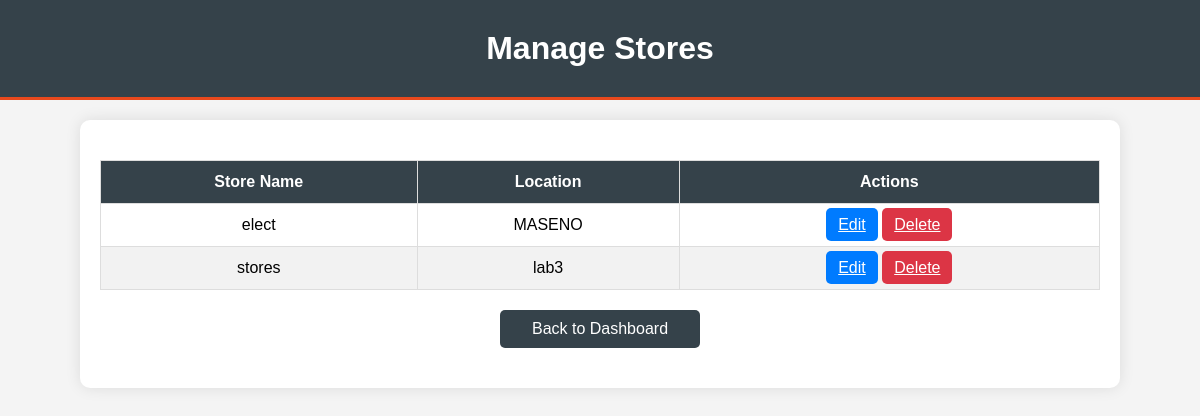
/dashboard/manage_stores/ (signed in), run on an earlier commit of the app's database.
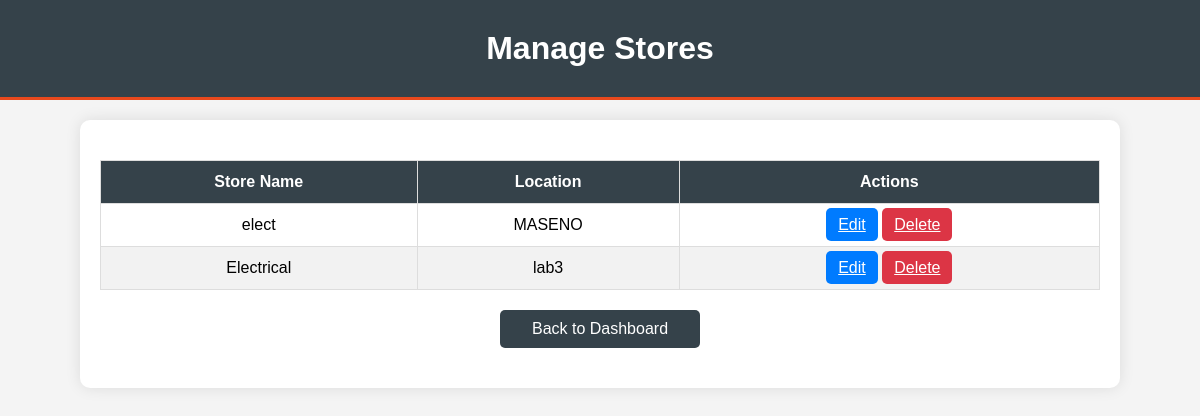
And on a later commit of the database.
### dashboard/models.py (models this page shows, shortened)
class Store(models.Model):
    name = models.CharField(max_length=255)
    location = models.CharField(max_length=255, blank=True, null=True)
    remarks = models.TextField(blank=True, null=True)

### dashboard/views.py (the view)
# urls.py: path('manage_stores/', views.manage_stores_view, name='manage_stores'),
@login_required
def manage_stores_view(request):
    stores = Store.objects.all()
    return render(request, 'manage_stores.html', {'stores': stores})

### dashboard/templates/manage_stores.html (shortened to what this page needs)
<!DOCTYPE html>
<html lang="en">
<head>
</head>
<body>
    <header>
        <h1>Manage Stores</h1>
    </header>
    <div class="container">
        <table>
            <thead>
                <tr>
                    <th>Store Name</th>
                    <th>Location</th>
                    <th>Actions</th>
                </tr>
            </thead>
            <tbody>
                {% for store in stores %}
                <tr>
                    <td>{{ store.name }}</td>
                    <td>{{ store.location }}</td>
                    <td>
                        <a href="{% url 'edit_store' store.id %}" class="btn btn-primary">Edit</a>
                        <a href="{% url 'delete_store' store.id %}" class="btn btn-danger">Delete</a>
                    </td>
                </tr>
                {% endfor %}
            </tbody>
        </table>
        <a href="{% url 'dashboard' %}" class="btn-back">Back to Dashboard</a>
    </div>
</body>
</html>

What changed in the data, as far as the page shows it:
removed Store: name "stores", location "lab3"
added Store: name "Electrical", location "lab3"
